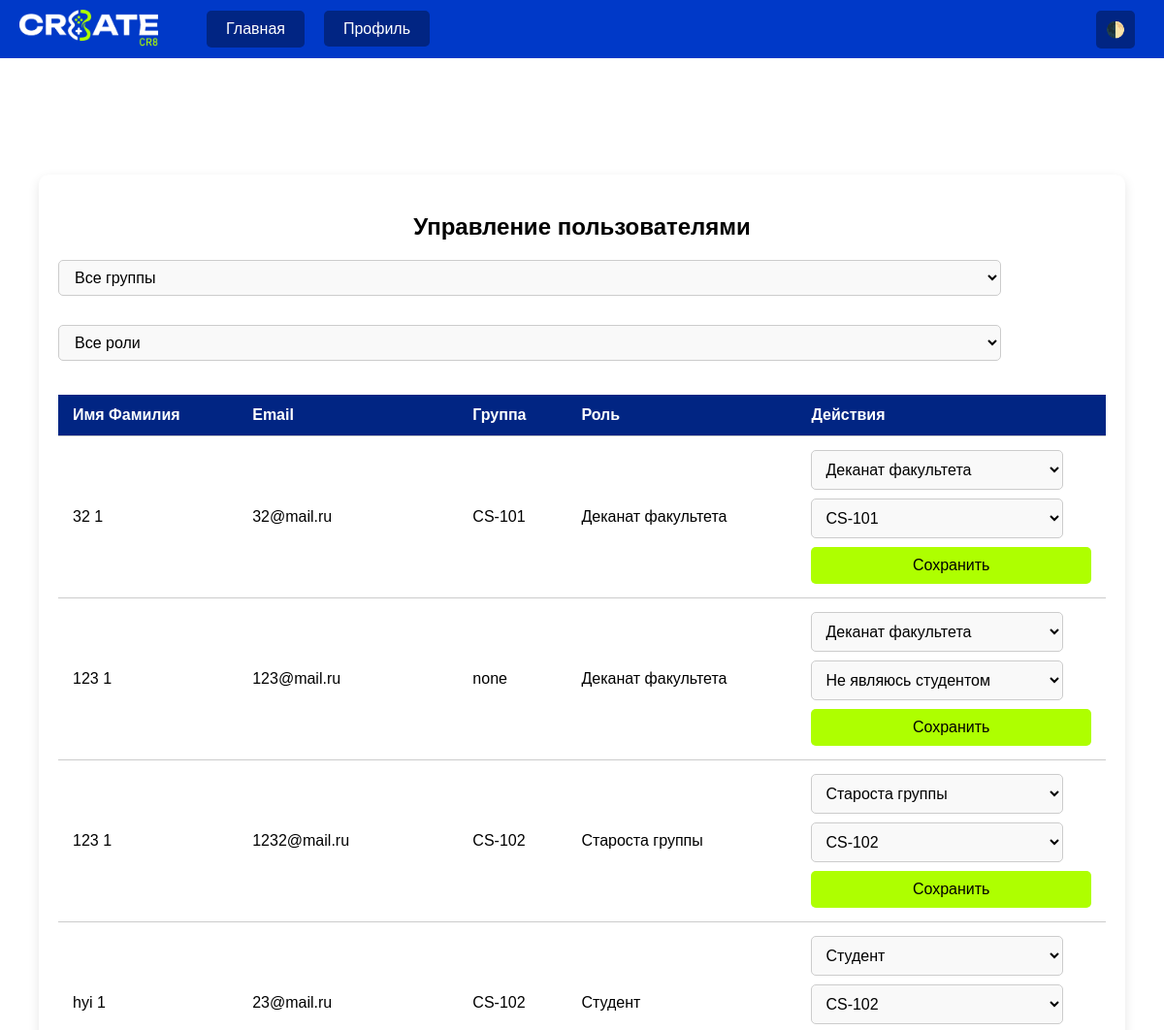
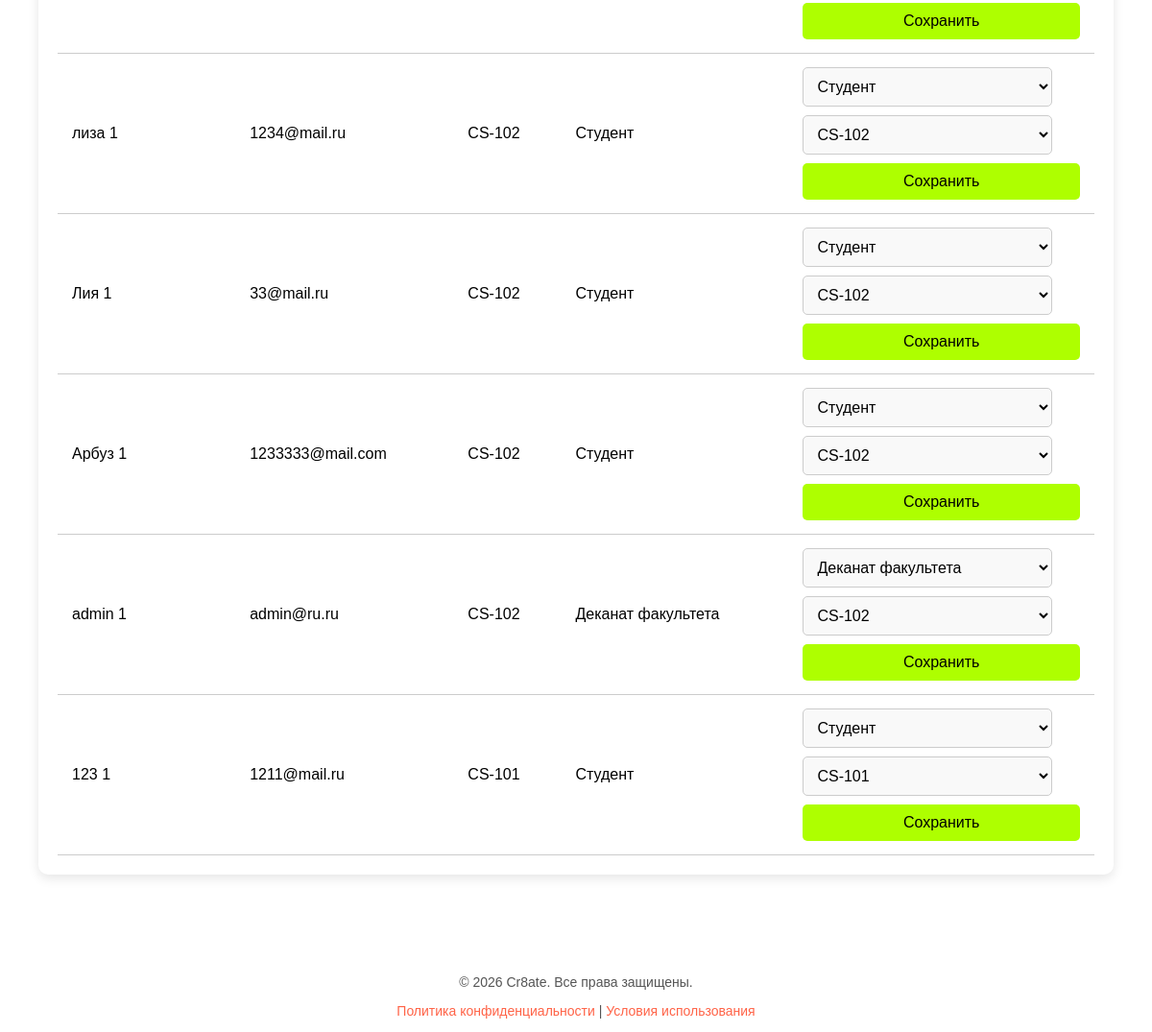
The page /manage-users/ (signed in) on the database as committed earlier (2 pictures, top to bottom).
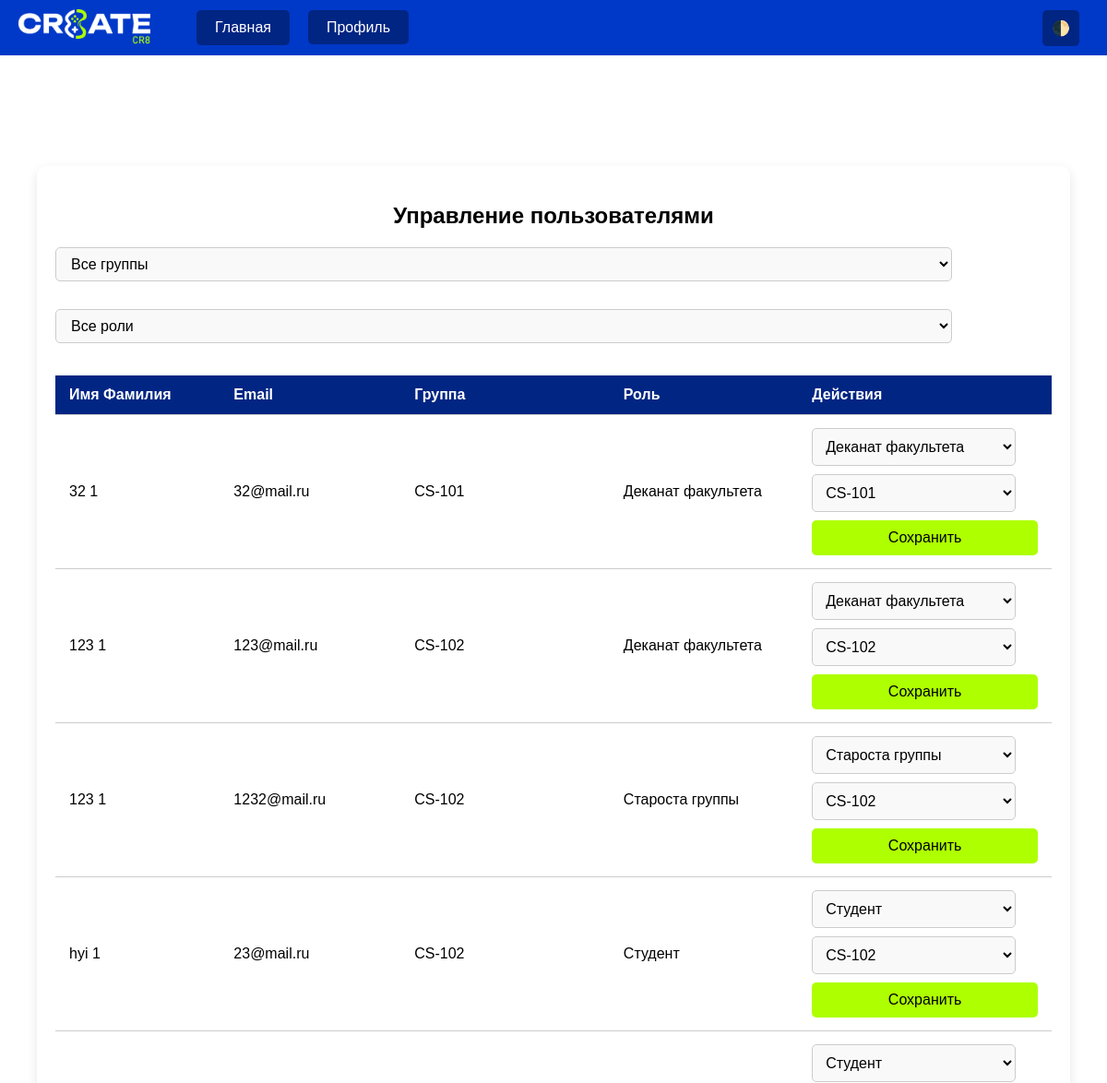
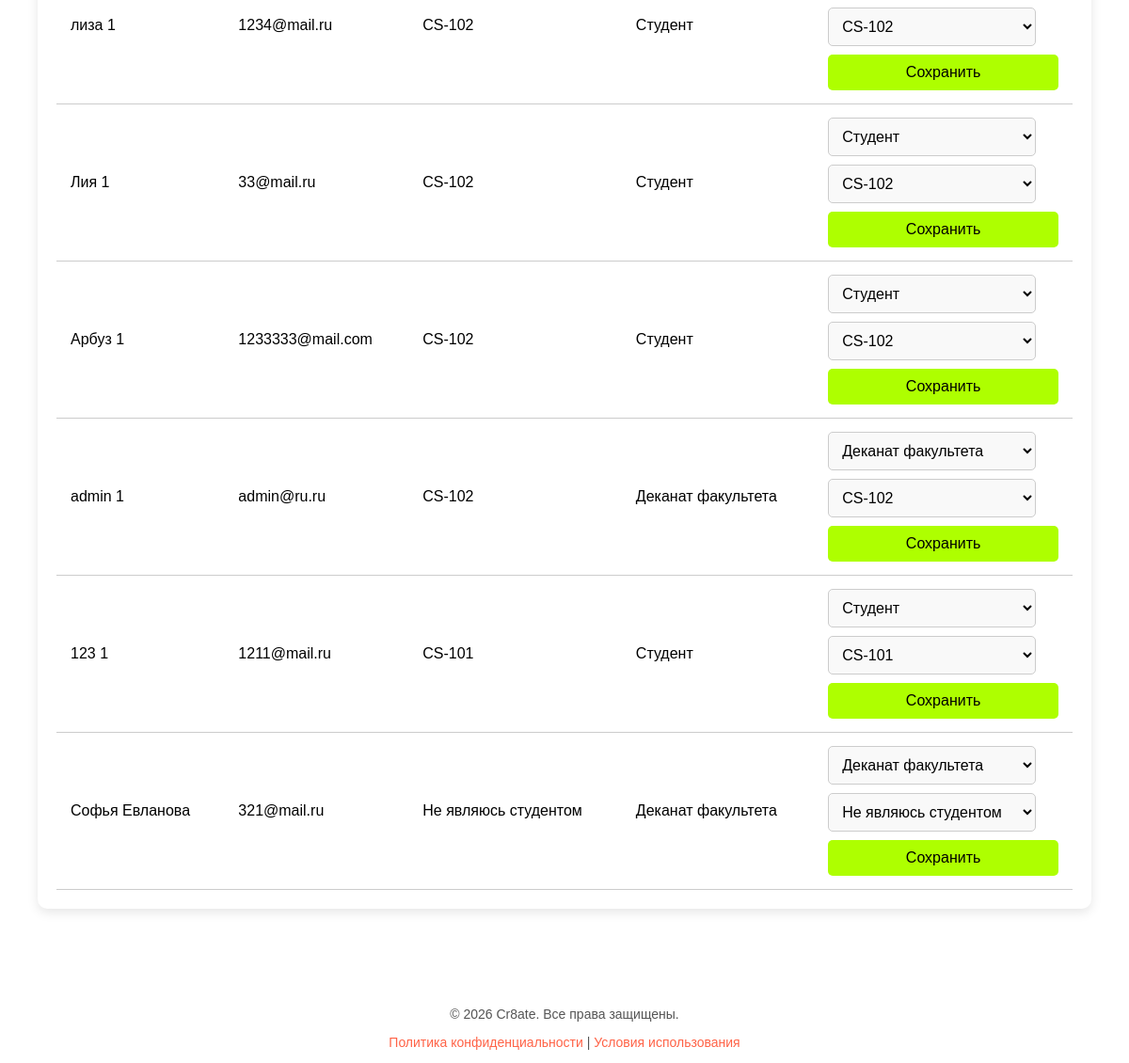
The same page on the database as committed later (2 pictures, top to bottom).
### user_auth/models.py (models this page shows, shortened)
class CustomUser(AbstractBaseUser, PermissionsMixin):
    email = models.EmailField(unique=True)
    name = models.CharField(max_length=255)
    surname = models.CharField(max_length=255)
    role = models.CharField(
        max_length=20,
        choices=UserRole.choices,
        default=UserRole.STUDENT
    )
    group = models.CharField(
        max_length=20,
        choices=StudyGroup.choices,
        default=StudyGroup.NONE
    )
    is_active = models.BooleanField(default=True)
    is_staff = models.BooleanField(default=False)
    objects = CustomUserManager()
    USERNAME_FIELD = 'email'
    REQUIRED_FIELDS = ['name']
    @property
    def full_name(self):
        return f"{self.name} {self.surname}"

### user_auth/views.py (the view, shortened to what this page needs)
# urls.py: path('manage-users/', views.manage_users, name='manage_users'),
@login_required
def manage_users(request):
    if request.user.role != UserRole.DEAN:
        return redirect('user_auth:home')
    selected_group = request.GET.get('group')
    selected_role = request.GET.get('role')
    users = CustomUser.objects.all()
    if selected_group:
        users = users.filter(group=selected_group)
    if selected_role:
        users = users.filter(role=selected_role)
    return render(request, 'manage_users.html', {
    'users': users,
    'roles': UserRole.choices,
    'groups': StudyGroup.choices,
    'selected_group': selected_group,
    'selected_role': selected_role,  # <-- передаем сюда
})

### user_auth/templates/manage_users.html (shortened to what this page needs)
{% load static %}
<!DOCTYPE html>
<html lang="ru" data-theme="light">
<head>
    <link rel="stylesheet" href="{% static 'css/login.css' %}">
</head>
<body>
<div class="navbar">
    <a href="{% url 'user_auth:home' %}" class="logo-link">
        <img src="{% static 'images/logo.png' %}" alt="Логотип" class="logo-img">
    </a>
    <a href="{% url 'user_auth:home' %}" class="home-btn">Главная</a>
    {% if user.is_authenticated %}
    <div class="profile-menu">
        <a href="#" class="home-btn" onclick="toggleProfileMenu(event)">Профиль</a>
    </div>
    {% endif %}
    <button class="theme-btn" onclick="toggleTheme()">🌓</button>
</div>
<div class="panel-container">
    <h2>Управление пользователями</h2>
    <form method="get" class="filters">
        <select name="group" onchange="this.form.submit()">
            <option value="">Все группы</option>
        </select>
        <select name="role" onchange="this.form.submit()">
            <option value="">Все роли</option>
        </select>
    </form>
    <div class="table-container">
        <table>
            <thead>
                <tr>
                    <th>Имя Фамилия</th>
                    <th>Email</th>
                    <th>Группа</th>
                    <th>Роль</th>
                    <th>Действия</th>
                </tr>
            </thead>
            <tbody>
            {% for u in users %}
                <tr>
                    <td>{{ u.full_name }}</td>
                    <td>{{ u.email }}</td>
                    <td>{{ u.get_group_display }}</td>
                    <td>{{ u.get_role_display }}</td>
                    <td>
                        <form method="post" style="display:flex; gap:5px; flex-wrap:wrap;">
                            <select name="role">
                                {% for value, label in roles %}
                                    <option value="{{ value }}" {% if value == u.role %}selected{% endif %}>{{ label }}</option>
                                {% endfor %}
                            </select>
                            <select name="group">
                                {% for value, label in groups %}
                                    <option value="{{ value }}" {% if value == u.group %}selected{% endif %}>{{ label }}</option>
                                {% endfor %}
                            </select>
                            <button type="submit" class="action-btn">Сохранить</button>
                        </form>
                    </td>
                </tr>
            {% empty %}
                <tr>
                    <td colspan="5" style="text-align:center">Нет пользователей</td>
                </tr>
            {% endfor %}
            </tbody>
        </table>
    </div>
</div>
<div class="footer-home">
    <p>© 2026 Cr8ate. Все права защищены.</p>
    <p><a href="#">Политика конфиденциальности</a> | <a href="#">Условия использования</a></p>
</div>
</body>
</html>

### user_auth/static/css/login.css (style rules this page uses)
:root { --bg-color: #ffffff; --text-color: #000000; --navbar-bg: #0039c8; --container-bg: #ffffff; --input-bg: #f9f9f9; --input-border: #ccc; --button-bg: #012583; --button-hover-bg: #00164e; --button-text: #000000; --footer-text: #555; --link-color: #0039c8; --button-login: #aeff00; --button-log-hov: #669403; --mark-col: #aeff00; }
body { font-family: Arial, sans-serif; background-color: var(--bg-color); color: var(--text-color); min-height: 100vh; margin: 0; padding-top: 60px; display: flex; flex-direction: column; justify-content: center; align-items: center; }
.navbar { width: 100%; background-color: var(--navbar-bg); color: var(--text-color); padding: 10px 20px; display: flex; align-items: center; position: fixed; top: 0; left: 0; z-index: 1000; }
.logo-link { display: flex; align-items: center; text-decoration: none; margin-right: 50px; }
.logo-img { height: 40px; width: auto; }
.home-btn { background-color: var(--button-bg); border: none; padding: 10px 20px; margin-right: 20px; border-radius: 5px; color: white; font-size: 16px; cursor: pointer; text-decoration: none; }
.home-btn { color: white; }
h2 { text-align: center; margin-bottom: 20px; }
form { display: flex; flex-direction: column; }
button { padding: 10px; background-color: var(--button-login); border: none; border-radius: 5px; color: var(--button-text); font-size: 16px; cursor: pointer; transition: background-color 0.3s ease; }
.footer-home { margin-top: 50px; bottom: 10px; width: 100%; text-align: center; font-size: 14px; color: var(--footer-text); }
.footer-home a { color: #ff6347; text-decoration: none; }
.navbar .theme-btn { background-color: var(--button-bg); margin-left: auto; margin-right: 50px; }
.profile-menu { position: relative; display: inline-block; }
select { background-color: var(--input-bg); border: 1px solid var(--input-border); padding: 10px; margin-bottom: 15px; border-radius: 5px; font-size: 16px; color: var(--text-color); }
.panel-container { background-color: var(--container-bg); padding: 20px; border-radius: 10px; box-shadow: 0 4px 12px rgba(0,0,0,0.1); width: 90%; max-width: 1200px; margin: 120px auto 40px; margin-top: 10%; }
.filters { display: flex; gap: 15px; flex-wrap: wrap; margin-bottom: 20px; justify-content: flex-start; margin-top: 10px; }
.filters select, .filters button { background-color: var(--input-bg); border: 1px solid var(--input-border); padding: 8px 12px; border-radius: 5px; font-size: 16px; color: var(--text-color); cursor: pointer; }
.table-container { overflow-x: auto; }
table { width: 100%; border-collapse: collapse; }
table th, table td { padding: 12px 15px; text-align: left; border-bottom: 1px solid var(--input-border); }
table th { background-color: var(--button-bg); color: white; }
.action-btn, table select { margin: 2px 0; }
form input, form select, form textarea { background-color: var(--input-bg); border: 1px solid var(--input-border); padding: 10px; border-radius: 5px; font-size: 16px; color: var(--text-color); width: 90%; }

Rows that differ between the two databases and show on the page:
changed CustomUser "123@mail.ru": group "none" → "CS-102"; group "Не являюсь студентом" → "CS-102"
added CustomUser: full_name "Софья Евланова", email "321@mail.ru", group "Не являюсь студентом", role "Деканат факультета"
